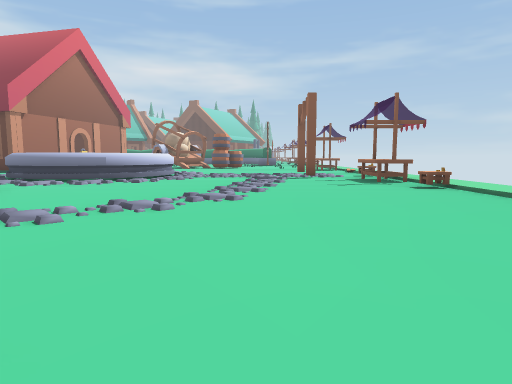
[1] (above)

24 first-person views from a walk through a scene from a Unity 3-D project. The camera is 1.3 m above the floor, tilts 6° down and sees 75° across. The floor is counted in squares, 2 m on a side. Each view is taken from the middle of a square. On the plan, view 1 faces up. The plan holds only what a view shows up to about 10 squares ahead; the rest is blank. The place goes on beyond the plan. The player character is not drawn. Door leaves are left out, so doorways stand open.

[2]
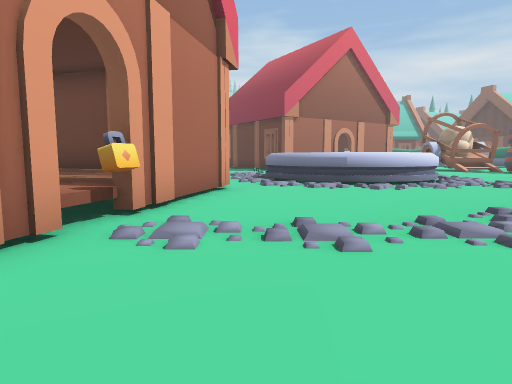

[3]
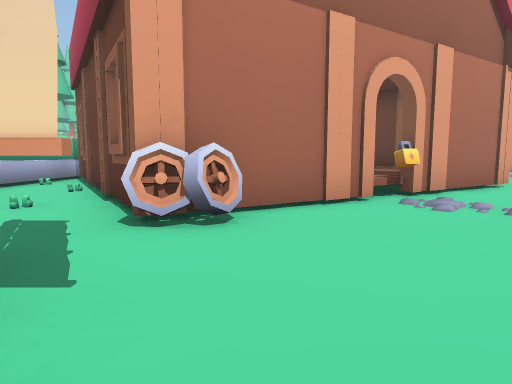

[4]
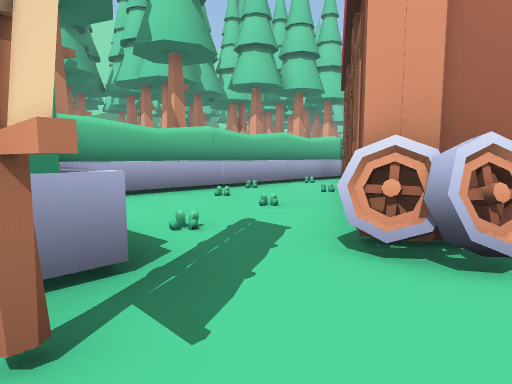

[5]
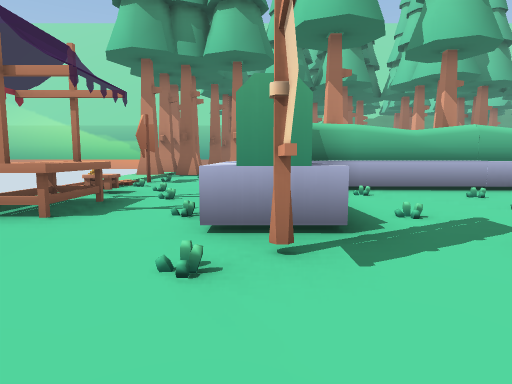

[6]
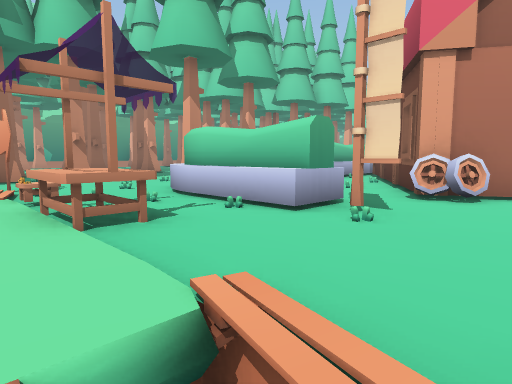

[7]
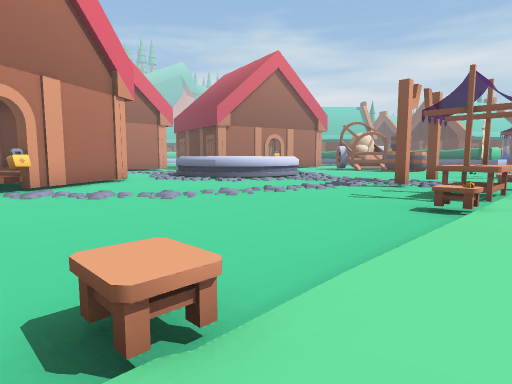

[8]
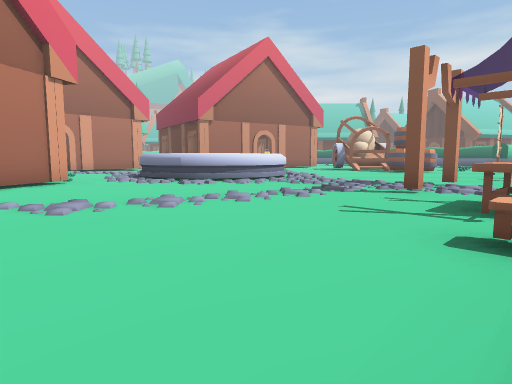

[9]
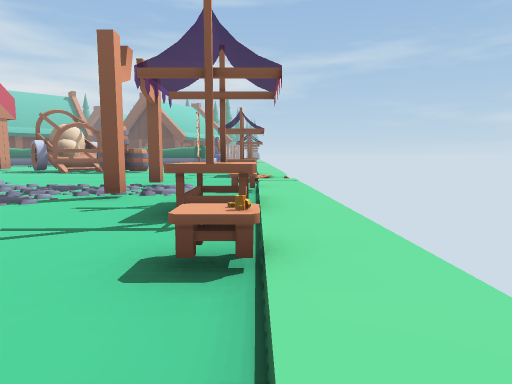

[10]
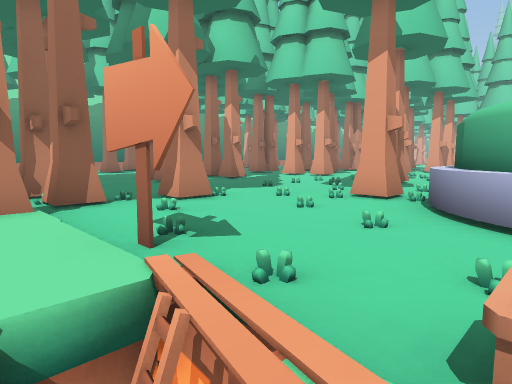

[11]
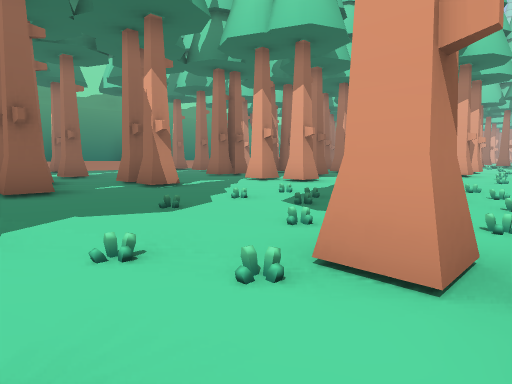

[12]
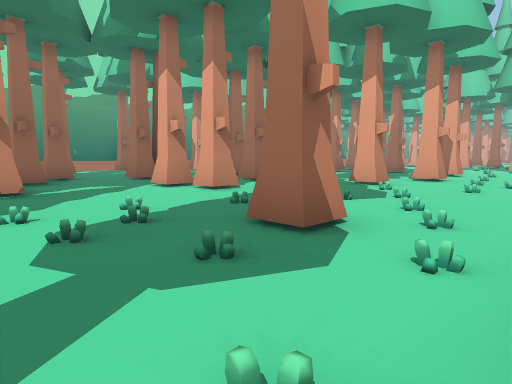

[13]
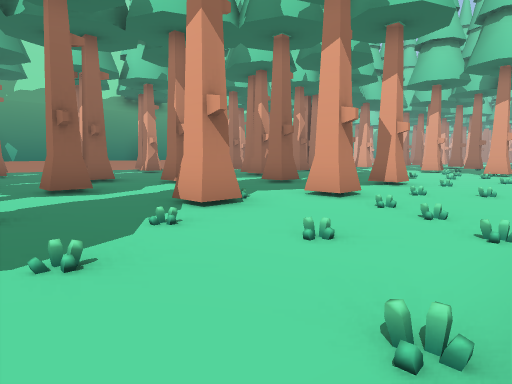

[14]
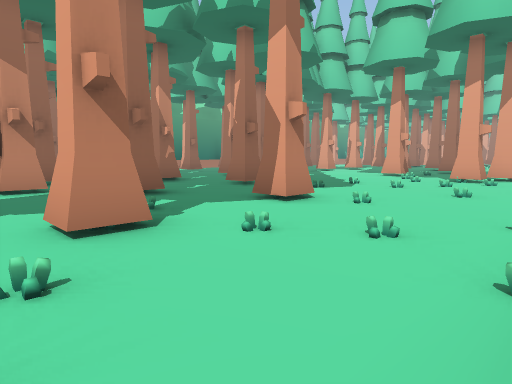

[15]
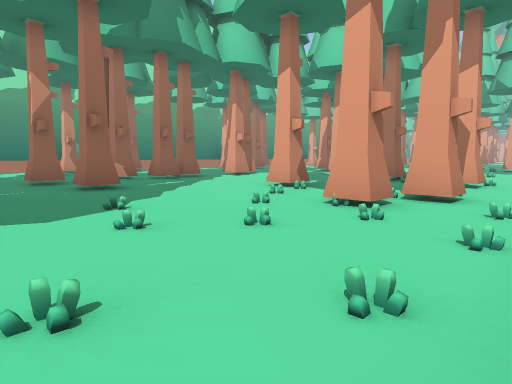

[16]
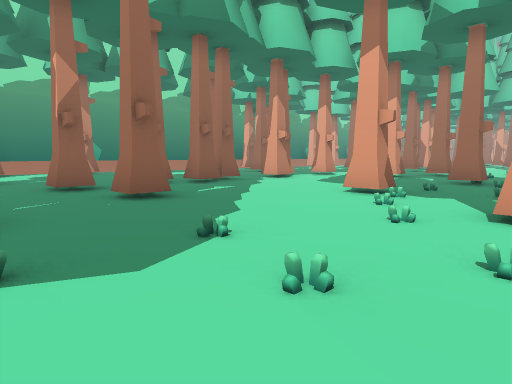

[17]
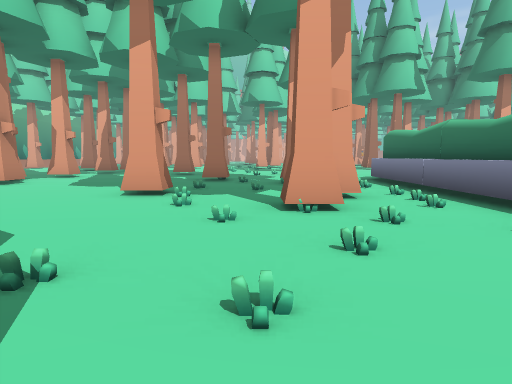

[18]
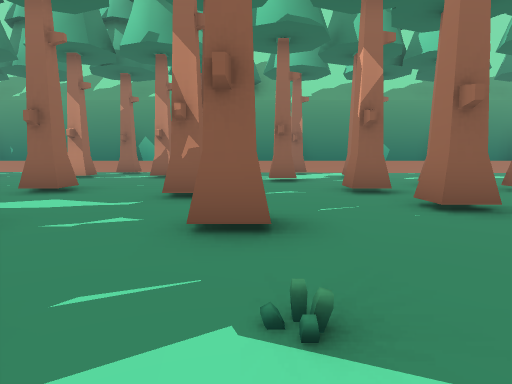

[19]
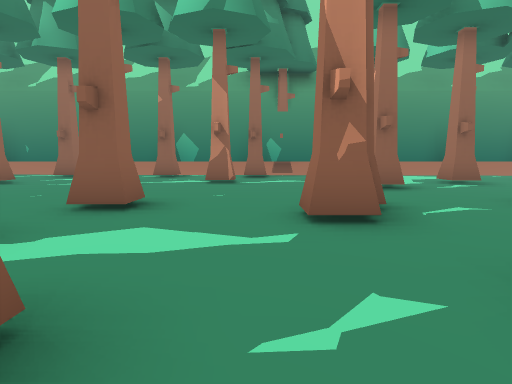

[20]
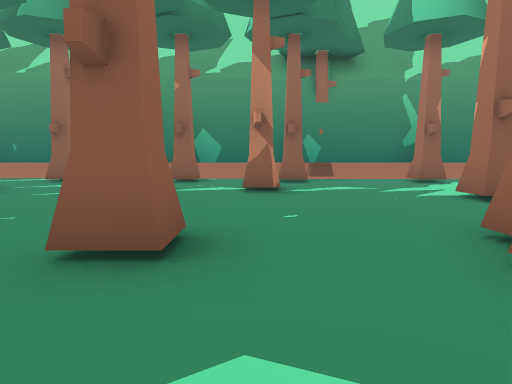

[21]
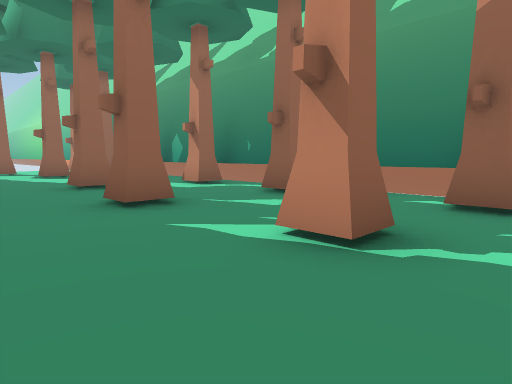

[22]
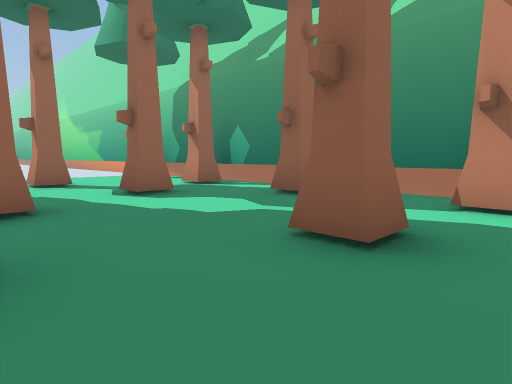

[23]
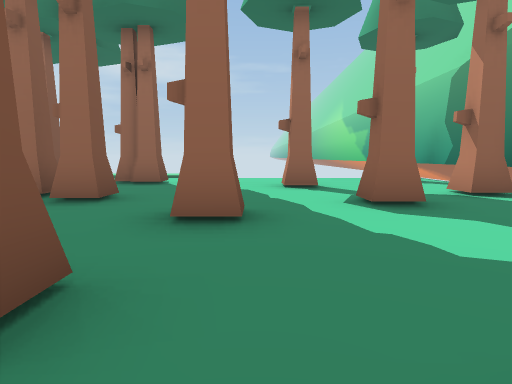

[24]
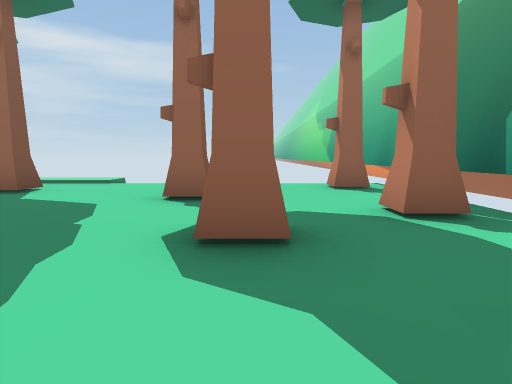

### Floor plan
Key: @ floor where view 1 was taken; # wall or solid block; x gap in a wall; . main floor; : floor 0.25 m higher than the main floor; / step, stairs or slope; D open door; ^ raised ledge; v drop or lower ground; O other object.
Columns run from 28 left of view 1 to 5 right of it. Each row starts with its distance up from view 1.
 15                          ... .../
 14                          /....../
 13                           /...../:
 12                          ^ //.../:
 11                          #///#../:
 10                      ^  #^/./..##:
  9                      /##^ ../..##:
  8                      .///.../.../:
  7                       O...../...O:
  6                       ##..../.../:
  5                     ## #...//.../:
  4                    #^^^^#///..../:
  3                        ^DO/...../:
  2                          #....../:
  1                           #...../v
  0                           #O@#../:
 -1                         ##...x../:
 -2                        #..OO.#O##:
 -3                      ##.OO...#O##
 -4                     x.O.O..O^#.OO:
 -5  #######            #########^..Ov
 -6   ....O..... ..O..O.O......O..O..
 -7  ...OO.OO.OO..O..O.....OOO.OOO.O#
 -8  .OO.OOOOO...O.O.O.OO.OO.OOOO..O/
 -9  .O.O..OO.O..O..O..O.O...O...OOOO
-10 .O..OOO..O.O.O.OOOO....OOO.O...OO
-11 .O...O......................... O
-12  ..........O..O......O.........
-13 O.......O.......O..O. O..O..O..OO
-14  .................... ...O.OO.
-15 O.OO.OO..O..O..O..O..O..O..O..O./:
-16   O  O.O..........O.. ........../:
-17      ..O............ ..O.........
-18        ...O...............O......
-19        .........O..O.........O..
-20      O..O.....O.......O....O.....
-21       . .........................
-22       O  O...O..O..O..O. O..O..O.
-23         ####O###########  ########

Positions as (right, up) in squares from view 1, and headings:
1: (0, 0), facing up
2: (0, 2), facing up-left
3: (2, 1), facing left
4: (1, 1), facing down-left
5: (1, 2), facing down
6: (5, 2), facing down-left
7: (5, 2), facing up-left
8: (4, 4), facing up-left
9: (4, 5), facing up
10: (5, -4), facing down-left
11: (1, -6), facing down-left
12: (-2, -6), facing down-left
13: (-7, -6), facing down-left
14: (-11, -6), facing down-left
15: (-17, -6), facing down-left
16: (-17, -8), facing down-left
17: (-17, -9), facing left
18: (-17, -9), facing down
19: (-15, -11), facing down
20: (-14, -13), facing down
21: (-13, -17), facing down-right
22: (-7, -17), facing down-right
23: (-6, -18), facing right
24: (-4, -20), facing right
